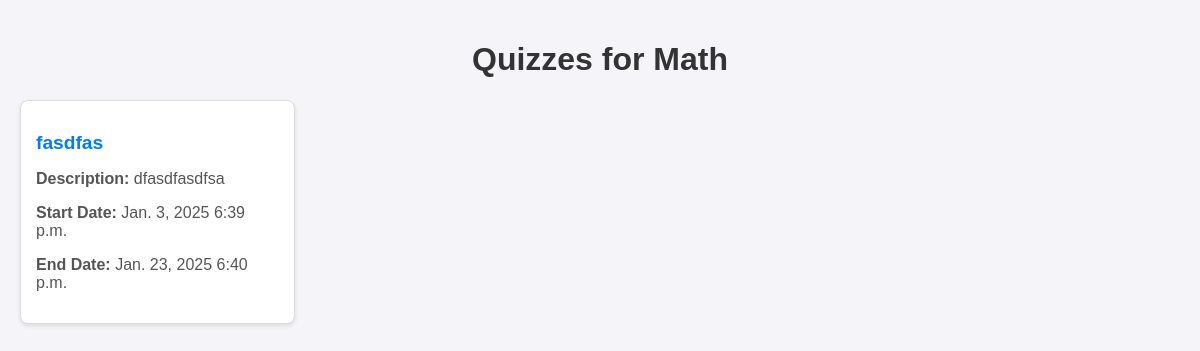
The app's page /subject/3/quizzes/ (signed in) with its own data.
### teacher/models.py (models this page shows, shortened)
class Subject(models.Model):
    name = models.CharField(max_length=100)
    teacher = models.ForeignKey(
        User,
        on_delete=models.CASCADE,
        limit_choices_to={'role': 'teacher'},
        related_name='teacher'
    )
    grade = models.CharField(max_length=50)
    class_name = models.CharField(max_length=50)

class Quiz(models.Model):
    title = models.CharField(max_length=200)
    subject = models.ForeignKey('Subject', on_delete=models.CASCADE, related_name='quizzes')
    description = models.TextField(blank=True)
    start_date = models.DateField()
    start_time = models.TimeField()
    end_date = models.DateField()
    end_time = models.TimeField()
    created_at = models.DateTimeField(auto_now_add=True)
    updated_at = models.DateTimeField(auto_now=True)
    class Meta:
        ordering = ['-created_at']
        verbose_name_plural = "Quizzes"

### teacher/views.py (the view)
# urls.py: path('subject/<int:subject_id>/quizzes/', subject_quizzes, name='subject_quizzes'),
def subject_quizzes(request, subject_id):
    subject = get_object_or_404(Subject, id=subject_id)
    if request.user.role != 'teacher' or subject.teacher != request.user:
        return HttpResponse("You do not have permission to view these quizzes.", status=403)
    quizzes = subject.quizzes.all()
    return render(request, 'teacher/subject_quizzes.html', {'subject': subject, 'quizzes': quizzes})

### teacher/templates/teacher/subject_quizzes.html (shortened to what this page needs)
<!DOCTYPE html>
<html lang="en">
<head>
</head>
<body>
    <h1>Quizzes for {{ subject.name }}</h1>
    <div class="quiz-container">
        {% for quiz in quizzes %}
            <div class="quiz-box" onclick="window.location.href='{% url 'quiz_detail' quiz.id %}'">
                <h2 class="quiz-title">{{ quiz.title }}</h2>
                <div class="quiz-details">
                    <p><strong>Description:</strong> {{ quiz.description }}</p>
                    <p><strong>Start Date:</strong> {{ quiz.start_date }} {{ quiz.start_time }}</p>
                    <p><strong>End Date:</strong> {{ quiz.end_date }} {{ quiz.end_time }}</p>
                </div>
            </div>
        {% empty %}
            <p>No quizzes available.</p>
        {% endfor %}
    </div>
</body>
</html>

### teacher/templates/teacher/subject_quizzes.html (style rules this page uses)
body { font-family: Arial, sans-serif; background-color: #f4f4f9; margin: 0; padding: 20px; }
h1 { text-align: center; color: #333; }
.quiz-container { display: grid; grid-template-columns: repeat(auto-fill, minmax(250px, 1fr)); gap: 20px; margin-top: 20px; }
.quiz-box { background-color: #fff; border: 1px solid #ddd; border-radius: 8px; padding: 15px; box-shadow: 0 2px 4px rgba(0, 0, 0, 0.1); transition: transform 0.2s; cursor: pointer; }
.quiz-title { font-size: 1.2em; color: #007bff; text-decoration: none; }
.quiz-details { margin-top: 10px; color: #555; }

### records on screen
Subject: name "Math"
Quiz: title "fasdfas", description "dfasdfasdfsa", start_date "Jan. 3, 2025", start_time "6:39 p.m.", end_date "Jan. 23, 2025", end_time "6:40 p.m."
